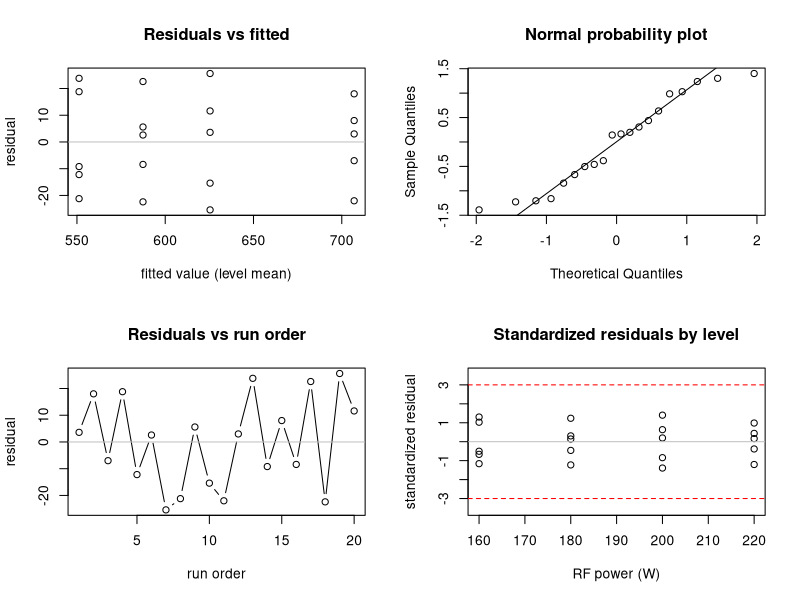

Generate this figure with R:
# Residual diagnostics for the plasma etching experiment.
etch <- data.frame(
  power = factor(rep(c(160, 180, 200, 220), each = 5)),
  rate = c(575, 542, 530, 539, 570, 565, 593, 590, 579, 610,
           600, 651, 610, 637, 629, 725, 700, 715, 685, 710),
  run = c(13, 14, 8, 5, 4, 18, 9, 6, 16, 17, 7, 19, 10, 20, 1, 2, 3, 15, 11, 12))
fit <- aov(rate ~ power, data = etch)
e <- residuals(fit)
d <- e / sqrt(sum(e^2) / df.residual(fit))   # standardized residuals

op <- par(mfrow = c(2, 2))
plot(fitted(fit), e, xlab = "fitted value (level mean)", ylab = "residual",
     main = "Residuals vs fitted"); abline(h = 0, col = "gray")
qqnorm(d, main = "Normal probability plot"); qqline(d)
o <- order(etch$run)
plot(etch$run[o], e[o], type = "b", xlab = "run order", ylab = "residual",
     main = "Residuals vs run order"); abline(h = 0, col = "gray")
plot(as.numeric(as.character(etch$power)), d, ylim = c(-3.6, 3.6),
     xlab = "RF power (W)", ylab = "standardized residual",
     main = "Standardized residuals by level")
abline(h = c(-3, 3), lty = 2, col = "red"); abline(h = 0, col = "gray")
par(op)
